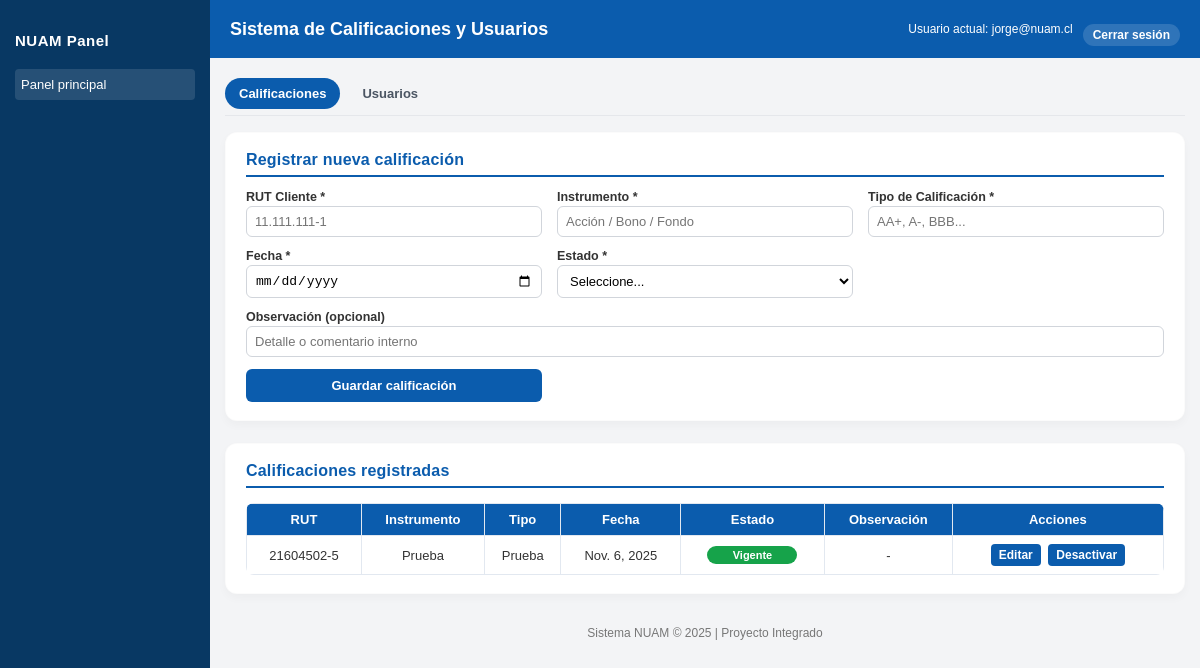
The app's page / (signed in), older data.
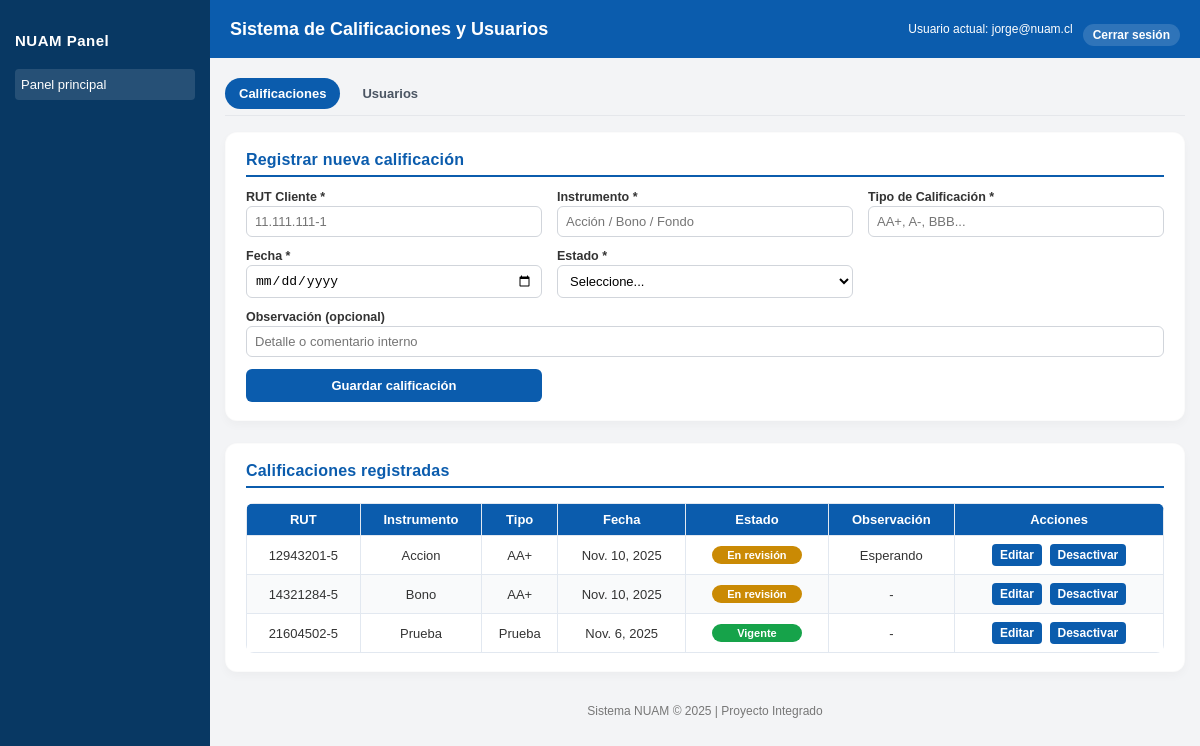
The same page, newer data.
### miApp/models.py (models this page shows, shortened)
class Calificacion(models.Model):
    rut_cliente = models.CharField(max_length=20)
    instrumento = models.CharField(max_length=100)
    tipo_calificacion = models.CharField(max_length=20)
    fecha_calificacion = models.DateField()
    estado = models.CharField(max_length=20, default='vigente')
    observacion = models.TextField(blank=True, null=True)
    creado_por = models.ForeignKey(
        Usuario,
        on_delete=models.SET_NULL,
        null=True,
        blank=True,
        related_name='calificaciones_creadas'
    )

### miApp/views.py (the view, shortened to what this page needs)
# urls.py: path('', main_view, name='main'),
@login_required
def main_view(request):
    calificaciones = Calificacion.objects.all().order_by('-fecha_calificacion')
    usuarios = Usuario.objects.filter(activo=True).order_by('nombre')
    return render(request, 'main.html', {
        'calificaciones': calificaciones,
        'usuarios': usuarios
    })

### miApp/templates/main.html (shortened to what this page needs)
<!DOCTYPE html>
<html lang="es">
  <head>
  </head>
  <body>
    <aside>
      <h2>NUAM Panel</h2>
      <div class="menu">
        <a class="activo" href="#">Panel principal</a>
      </div>
    </aside>
    <div class="contenedor">
      <header>
        <h1>Sistema de Calificaciones y Usuarios</h1>
        <div class="user-box">
          <span>Usuario actual: {{ user.email|default:user.username }}</span>
          <form action="/accounts/logout/" method="POST" class="logout-form">
            <button type="submit" class="logout-btn">Cerrar sesión</button>
          </form>
        </div>
      </header>
      <main>
        <div class="top-nav">
          <button id="btn-calificaciones" class="activo" type="button" onclick="cambiarSeccion('calificaciones')">
            Calificaciones
          </button>
          <button id="btn-usuarios" type="button" onclick="cambiarSeccion('usuarios')">
            Usuarios
          </button>
        </div>
        <div id="seccion-calificaciones">
          <section class="panel" aria-label="Registro de calificaciones">
            <h2>Registrar nueva calificación</h2>
            <form action="" method="POST">
              <div>
                <label for="rut">RUT Cliente *</label>
                <input
                  id="rut"
                  name="rut"
                  type="text"
                  placeholder="11.111.111-1"
                  required
                />
              </div>
              <div>
                <label for="instrumento">Instrumento *</label>
                <input
                  id="instrumento"
                  name="instrumento"
                  type="text"
                  placeholder="Acción / Bono / Fondo"
                  required
                />
              </div>
              <div>
                <label for="tipo">Tipo de Calificación *</label>
                <input
                  id="tipo"
                  name="calificacion"
                  type="text"
                  placeholder="AA+, A-, BBB..."
                  required
                />
              </div>
              <div>
                <label for="fecha">Fecha *</label>
                <input id="fecha" name="fecha" type="date" required />
              </div>
              <div>
                <label for="estado">Estado *</label>
                <select id="estado" name="estado" required>
                  <option value="">Seleccione...</option>
                </select>
              </div>
              <div class="full">
                <label for="obs">Observación (opcional)</label>
                <input
                  id="obs"
                  name="observacion"
                  type="text"
                  placeholder="Detalle o comentario interno"
                />
              </div>
              <button type="submit">Guardar calificación</button>
            </form>
          </section>
          <section class="panel" aria-label="Listado de calificaciones">
            <h2>Calificaciones registradas</h2>
            <table>
              <thead>
                <tr>
                  <th>RUT</th>
                  <th>Instrumento</th>
                  <th>Tipo</th>
                  <th>Fecha</th>
                  <th>Estado</th>
                  <th>Observación</th>
                  <th>Acciones</th>
                </tr>
              </thead>
              <tbody>
                {% if calificaciones %}
                  {% for c in calificaciones %}
                    <tr>
                      <td>{{ c.rut_cliente }}</td>
                      <td>{{ c.instrumento }}</td>
                      <td>{{ c.tipo_calificacion }}</td>
                      <td>{{ c.fecha_calificacion }}</td>
                      <td>
                        {% if c.estado == 'vigente' %}
                          <span class="badge vigente">Vigente</span>
                        {% elif c.estado == 'vencida' %}
                          <span class="badge vencida">Vencida</span>
                        {% else %}
                          <span class="badge revision">En revisión</span>
                        {% endif %}
                      </td>
                      <td>{{ c.observacion|default:"-" }}</td>
                      <td class="acciones">
                        <form action="{% url 'editar_calificacion' c.id %}" method="GET">
                          <button type="submit">Editar</button>
                        </form>
                        {% if user.is_superuser %}
                        <form action="{% url 'desactivar_calificacion' c.id %}" method="POST">
                          <button
                            type="submit"
                            onclick="return confirm('¿Seguro que deseas marcar esta calificación como vencida?')"
                          >
                            Desactivar
                          </button>
                        </form>
                        {% endif %}
                      </td>
                    </tr>
                  {% endfor %}
                {% else %}
                <tr>
                  <td colspan="7">No hay calificaciones registradas.</td>
                </tr>
                {% endif %}
              </tbody>
            </table>
          </section>
        </div>
        <footer>Sistema NUAM © 2025 | Proyecto Integrado</footer>
      </main>
    </div>
  </body>
</html>

### miApp/templates/main.html (style rules this page uses)
:root { --azul: #0b5cad; --azul-oscuro: #094d91; --gris-fondo: #f3f4f6; }
* { box-sizing: border-box; }
body { font-family: Arial, Helvetica, sans-serif; background-color: var(--gris-fondo); margin: 0; color: #333; display: flex; min-height: 100vh; }
aside { width: 210px; background: #083863; color: #fff; padding: 20px 15px; }
aside h2 { font-size: 15px; margin-bottom: 20px; letter-spacing: 0.5px; }
.menu a { display: block; color: #fff; text-decoration: none; padding: 8px 6px; border-radius: 4px; margin-bottom: 5px; font-size: 13px; transition: background 0.2s ease; }
.menu a.activo, .menu a:hover { background: rgba(255, 255, 255, 0.12); }
.contenedor { flex: 1; display: flex; flex-direction: column; }
header { background-color: var(--azul); color: white; padding: 12px 20px; display: flex; justify-content: space-between; align-items: center; }
header h1 { font-size: 18px; margin: 0; }
.user-box { display: flex; gap: 10px; align-items: center; font-size: 12px; }
.logout-form { display: inline; }
.logout-btn { background: rgba(255, 255, 255, 0.15); color: #fff; padding: 4px 10px; border-radius: 9999px; border: none; font-weight: bold; font-size: 12px; cursor: pointer; }
main { max-width: 1100px; width: 100%; margin: 20px auto; padding: 0 15px 40px; }
.top-nav { display: flex; gap: 8px; margin-bottom: 16px; border-bottom: 1px solid #e5e7eb; padding-bottom: 6px; }
.top-nav button { background: transparent; border: none; padding: 8px 14px; border-radius: 9999px; font-size: 13px; cursor: pointer; color: #4b5563; }
.top-nav button.activo { background-color: var(--azul); color: #fff; }
.panel { background: white; border-radius: 12px; border: 1px solid rgba(0, 0, 0, 0.015); box-shadow: 0 4px 10px rgba(15, 23, 42, 0.03); padding: 18px 20px; margin-bottom: 22px; }
.panel h2 { border-bottom: 2px solid var(--azul); padding-bottom: 6px; color: var(--azul); font-size: 16px; margin-top: 0; letter-spacing: 0.2px; }
form { margin-top: 12px; display: grid; grid-template-columns: repeat(3, minmax(180px, 1fr)); gap: 12px 15px; }
label { font-weight: bold; font-size: 12.5px; margin-bottom: 2px; display: block; }
input, select { width: 100%; padding: 7px 8px; border: 1px solid #d1d5db; border-radius: 6px; background: #fff; font-size: 13px; }
.full { grid-column: 1 / -1; }
button, .btn { background-color: var(--azul); color: white; border: none; border-radius: 6px; padding: 9px 15px; cursor: pointer; font-weight: bold; font-size: 13px; transition: background 0.15s ease; }
table { width: 100%; border-collapse: collapse; margin-top: 15px; font-size: 13px; overflow: hidden; border-radius: 8px; }
th, td { border: 1px solid #e2e8f0; padding: 8px 6px; text-align: center; }
th { background-color: var(--azul); color: white; font-weight: 600; }
tr:nth-child(even) { background-color: #f9fafb; }
.acciones form { display: inline; }
.acciones button { margin: 0 2px; padding: 4px 8px; font-size: 12px; border-radius: 4px; }
.badge { display: inline-block; min-width: 90px; padding: 3px 8px; border-radius: 9999px; font-size: 11px; font-weight: bold; color: #fff; }
.vigente { background: #16a34a; }
.revision { background: #ca8a04; }
footer { text-align: center; color: #777; font-size: 12px; padding: 10px 0 0; }

Row changes from the older to the newer data that the page shows:
added Calificacion: rut_cliente "12943201-5", instrumento "Accion", tipo_calificacion "AA+", fecha_calificacion "Nov. 10, 2025", estado "En revisión", observacion "Esperando"
added Calificacion: rut_cliente "14321284-5", instrumento "Bono", tipo_calificacion "AA+", fecha_calificacion "Nov. 10, 2025", estado "En revisión", observacion "-"
